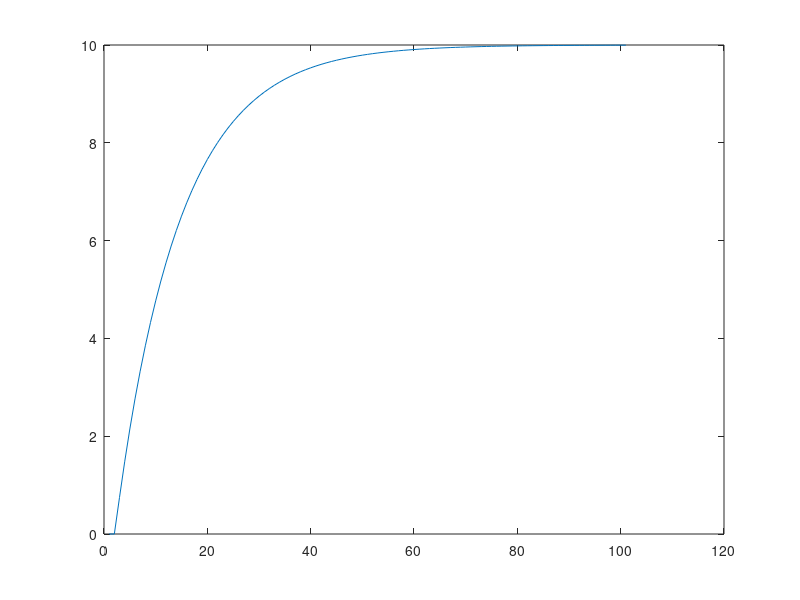

This chart was generated by the following MATLAB code:
r = 10; % assume const for now

A = [1, 0, 1, 0; 
    0, 1, 0, 1;
    0, 0, 1, 0;
    0, 0, 0, 1];

B = [0;
    0;
    1;
    0];

C = [1 1 0 0];


prediction_horizon = 15; % Np
control_horizon = 2; % Nc

min_control = -5;
max_control = 5;

R1 = 1;
Rs = r * ones(prediction_horizon, 1);
Rw = R1 * eye(control_horizon);

%calculate fi
fi = zeros(prediction_horizon, control_horizon);
product_matrix = C * A^(prediction_horizon - control_horizon);
for i = prediction_horizon : -1 : 1
    if i == prediction_horizon
        for j = control_horizon : -1 : 1
            if j < control_horizon
                product_matrix = product_matrix * A;
            end
            fi(i, j) = product_matrix * B;
        end
    else
        fi(i, j) = fi(i+1, j+1);
    end
end

%calculate F
F = zeros(prediction_horizon, length(C));
F(1, :) = C*A;
for i = 2 : prediction_horizon
    F(i, :) = F(i-1, :) * A;
end

x = zeros(length(C), 1);
H = fi' * fi + Rw;
step = 1/max(eig(H));
W = fi' * (F * x - Rs);
J = 0;
y(1) = C*x;
v = zeros(control_horizon, 1);
for j = 1:100
    W = fi' * (F * x - Rs);
    %v = quadprog(H, W, [], [], [], [], -15 * ones(3, 1), 15 * ones(3, 1));
    for i = 1:1000
        v = v - step * (H * v + W);
        v = max(min(v, max_control), min_control);
        J_prev = J;
        J = 0.5 * (v' * H * v) + v' * W;
        if abs(J - J_prev) < 0.01
            break
        end
    end
    x = A * x + v(1) * B;
    y(j+1) = C*x;
end

figure
plot(1:101, y);